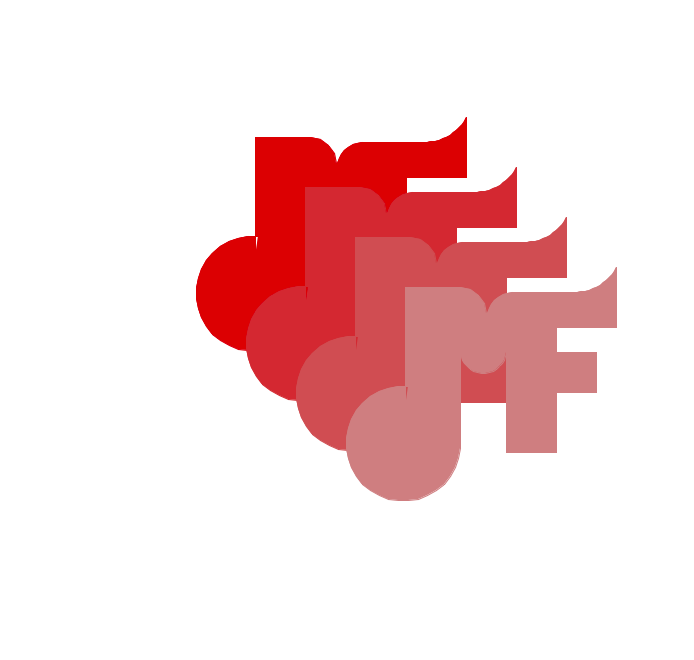

This figure's Python source:
import os
import turtle
import random
import math
import PIL
from PIL import ImageGrab
from PIL import Image

this_dir = os.getcwd()
bounds = (366, 140, 1060, 800)

purple = '#db09dc'
reds = ['#ea0606', '#e24141', '#de6565', '#dc9393']

class MillerFestLogo:
    def __init__(self, x, y, scale, color):
        self.turt = turtle.Turtle()
        self.length = 10
        self.x0 = x
        self.y0 = y
        self.scale = scale
        self.color = color
        self.f_lines = [
    		[270, 100],	[0, 50],   [90, 60],
    		[0, 40],	[90, 40],  [180, 40],
    		[90, 25], 	[0, 60],   [90, 60]
        ]

        self.m_lines = [
        	10, 100, 10, -5, 60, 10, 10, 55, 120
        ]

        self.curves = [10, 4, 4, 5, 5]

    def setup(self):
        self.turt.penup()
        self.turt.hideturtle()
        self.turt.color(self.color)
        self.turt.goto(self.x0, self.y0)
        for line in self.f_lines:
        	line[1] *= self.scale

        for line in self.m_lines:
        	line *= self.scale
        	print(line)

    def draw(self):
        self.turt.pendown()
        self.turt.begin_fill()

        # line 1
        self.turt.setheading(180)
        for i in range(180, 450, self.m_lines[0]):
            self.turt.setheading(i)
            self.turt.forward(self.curves[0])

        # line 2
        self.turt.setheading(90)
        self.turt.forward(self.m_lines[1])

        # line 3
        self.turt.setheading(300)
        for j in range(270, 450, self.m_lines[2]):
            self.turt.setheading(j)
            self.turt.forward(self.curves[1])

        # start F
        self.draw_F()

        # M
        self.turt.setheading(270)
        for z in range(240, 180, self.m_lines[3]):
            self.turt.setheading(z)
            self.turt.forward(self.curves[2])

        self.turt.setheading(180)
        self.turt.forward(self.m_lines[4])

        self.turt.setheading(180)
        for u in range(180, 270, self.m_lines[5]):
            self.turt.setheading(u)
            self.turt.forward(self.curves[3])

        self.turt.setheading(90)
        for d in range(90, 180, self.m_lines[6]):
            self.turt.setheading(d)
            self.turt.forward(self.curves[4])

        self.turt.setheading(180)
        self.turt.forward(self.m_lines[7])

        self.turt.setheading(270)
        self.turt.forward(self.m_lines[8])

        self.turt.end_fill()

    def draw_F(self):
    	for line in self.f_lines:
    		self.turt.setheading(line[0])
    		self.turt.forward(line[1])

def run():
    x = -100
    y = 100
    for red in reds:
        mf_logo = MillerFestLogo(x, y, 1, red)
        mf_logo.setup()
        mf_logo.draw()
        x += 50
        y -= 50

    img = ImageGrab.grab(bbox=bounds)
    img.save(this_dir + '/tartle23/tart.png', quality=95)











